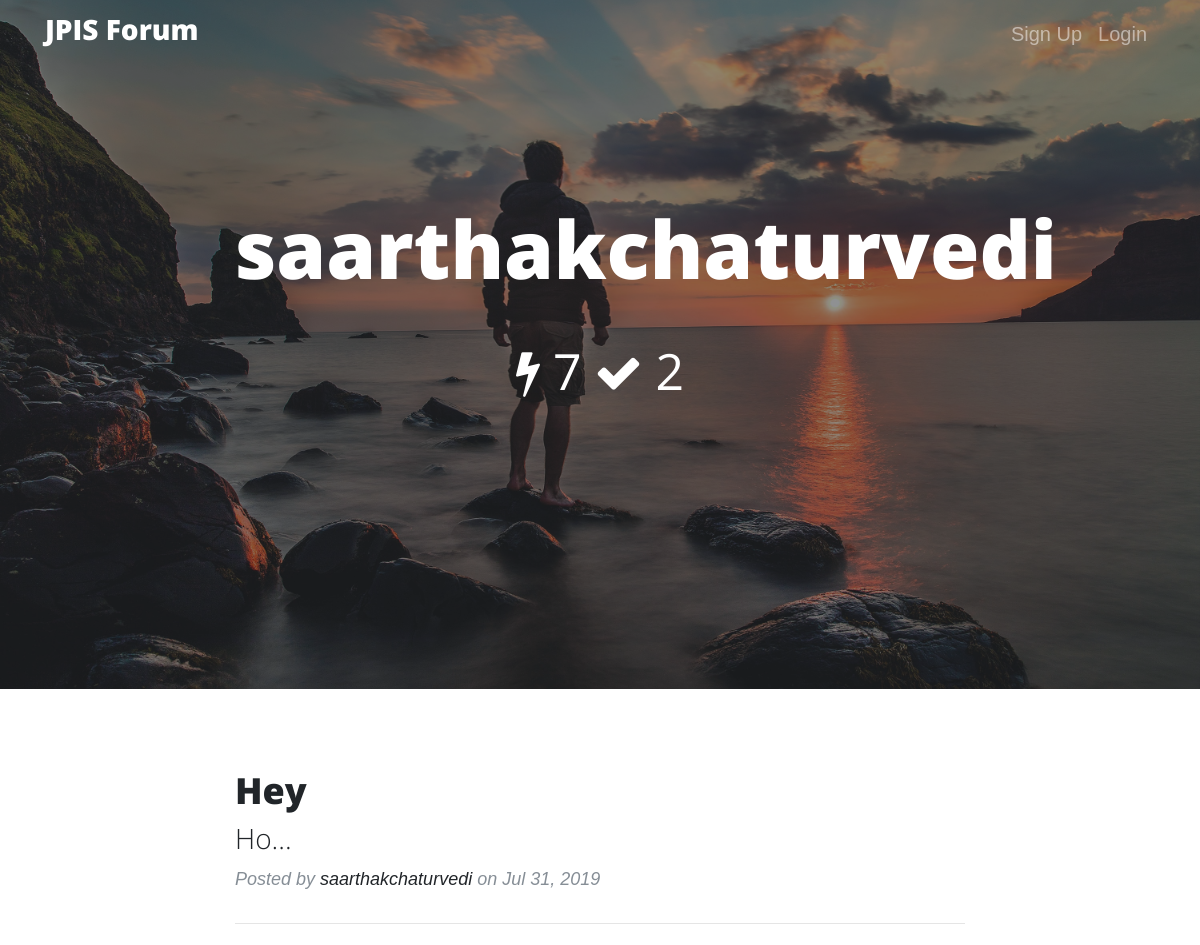
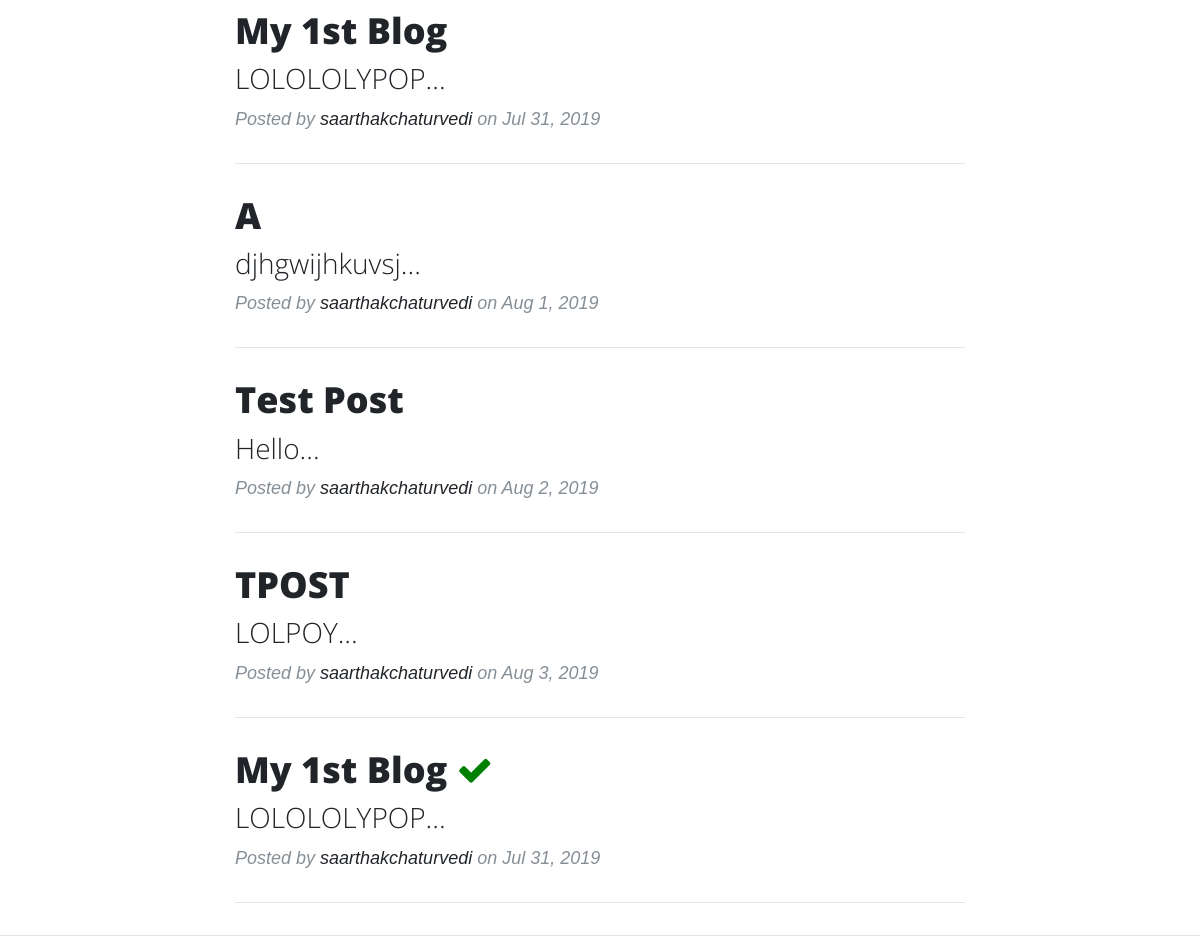
The page /accounts/saarthakchaturvedi on the database its author committed (2 pictures, top to bottom).
### posts/models.py (models this page shows, shortened)
class Post(models.Model):
    title = models.CharField(max_length=200)
    body = models.TextField()
    votes_total = models.IntegerField(default=0)
    pubdate = models.DateTimeField()
    hunter = models.ForeignKey(User, on_delete=models.CASCADE)
    anonymous = models.BooleanField(default=False)
    upvoted_users = models.TextField(default='')
    approved_by = models.TextField(default='')
    post_approved = models.BooleanField(default=False)
    post_approvals = models.IntegerField(default=0)
    post_considered =  models.BooleanField(default=False)
    def preview(self):
        return self.body[:150]
    def pretty_date(self):
        return self.pubdate.strftime('%b %e, %Y')

### accounts/views.py (the view)
# urls.py: path('<slug:user_name>', views.userpage, name='userpage'),
def userpage(request, user_name):
    man = get_object_or_404(User, username=user_name)
    posts = Post.objects.all().filter(hunter=man, post_approved=True)
    considered_posts = Post.objects.all().filter(hunter=man,post_considered=True)
    other_posts = Post.objects.all().filter(hunter=man,post_considered=False)
    num_posts = len(posts)
    num_considered_posts = len(considered_posts)
    num_other_posts = len(other_posts)
    return render(request, 'accounts/userpage.html', {'man': man,'considered': considered_posts, 'posts':posts,'num_posts':num_posts,'num_considered_posts':num_considered_posts,'num_other_posts':num_other_posts})

### accounts/templates/accounts/userpage.html (shortened to what this page needs)
{% load staticfiles %}
<!DOCTYPE html>
<html lang="en">
<head>
  <link rel="stylesheet" href="https://stackpath.bootstrapcdn.com/bootstrap/4.3.1/css/bootstrap.min.css">
  <link href="vendor/fontawesome-free/css/all.min.css" rel="stylesheet" type="text/css">
  <link rel="stylesheet" href="https://stackpath.bootstrapcdn.com/font-awesome/4.7.0/css/font-awesome.min.css">
  <link href="{% static 'css/clean-blog.css' %}" rel="stylesheet"><link rel="stylesheet" href="https://cdnjs.cloudflare.com/ajax/libs/font-awesome/4.7.0/css/font-awesome.min.css">
</head>
<body>
  <nav class="navbar navbar-expand-lg navbar-dark bg-transparent fixed-top">
<div class="container">
  <a class="navbar-brand nav-item-lg active" href="{% url 'home' %}"><h3>JPIS Forum</h3></a>
  <div class="collapse navbar-collapse" id="navbarResponsive">
    <ul class="navbar-nav ml-auto">
      {% if user.is_authenticated %}
          <form id="log" action="{% url 'logout' %}" method="POST" >
            {% csrf_token %}
            <input type="hidden" name="" value="">
            <li class="nav-item">
            <a class="nav-link" href="javascript:{document.getElementById('log').submit()}">Logout</a>
          </li>
          </form>
            <li class="nav-item">
          <a class="nav-link" href="{% url 'create' %}">Post</a>
        </li>
          <span></span>
            <li class="nav-item">
          <a class="nav-link" href="{% url 'userpage' user.username %}"><i class="fa fa-user fa-lg"></i></a>
        </li>
      {% else %}
      <li class="nav-item">
        <a class="nav-link" href="{% url 'signup' %}">Sign Up</a>
      </li>
      <li class="nav-item">
        <a class="nav-link" href="{% url 'login' %}">Login</a>
      </li>
    </ul>
    {% endif %}
  </div>
</div>
</nav>
  <header class="masthead" style="background-image: url({% static 'images/user.jpg' %})">
    <div class="overlay"></div>
    <div class="container">
      <div class="row">
        <div class="col-lg-8 col-md-10 mx-auto">
          <div class="site-heading">
            <h1>{{ man.username }}</h1>
            <br>
            <span class="subheading"><i class="fa fa-bolt fa-2x"></i><b style="font-size: 50px;"> {{ num_posts }}          </b>
               <i class="fa fa-check fa-2x"></i><b style="font-size: 50px;"> {{ num_considered_posts }}</b></span>
               <br><br><br>
          </div>
        </div>
      </div>
    </div>
  </header>
  <div class="container">
    <div class="row">
      <div class="col-lg-8 col-md-10 mx-auto">
        {% for post in posts.all %}
        {% if post.anonymous == False %}
        <div class="post-preview">
          <a href="{% url 'detail' post.id %}">
            <h2 class="post-title">
              {{ post.title }}
            </h2>
            <h3 class="post-subtitle">
              {{ post.preview }}...
            </h3>
          </a>
          <p class="post-meta">Posted by
            {% if post.anonymous %}
            <a href="#">Anonymous</a>
            {% else %}
            <a href="{% url 'userpage' post.hunter %}">{{ post.hunter }}</a>
            {% endif %}
            on {{ post.pretty_date }}</p>
        </div>
        <hr>
        {% endif %}
        {% endfor %}
        {% for post in considered.all %}
        {% if post.anonymous == False %}
        <div class="post-preview">
          <a href="{% url 'detail' post.id %}">
            <h2 class="post-title">
              {{ post.title }}
              <i class="fa fa-check" style="color: green;"></i>
            </h2>
            <h3 class="post-subtitle">
              {{ post.preview }}...
            </h3>
          </a>
          <p class="post-meta">Posted by
            {% if post.anonymous %}
            <a href="#">Anonymous</a>
            {% else %}
            <a href="{% url 'userpage' post.hunter %}">{{ post.hunter }}</a>
            {% endif %}
            on {{ post.pretty_date }}</p>
        </div>
        <hr>
        {% endif %}
        {% endfor %}
      </div>
    </div>
  </div>
  <hr>
</body>
</html>

### jpisforum/static/css/clean-blog.css (style rules this page uses)
body { font-size: 20px; color: #212529; font-family: 'Helvetica', 'Helvetica', serif; }
p { line-height: 1.5; margin: 30px 0; }
p a { text-decoration: underline; }
h1, h2, h3, h4, h5, h6 { font-weight: 800; font-family: 'Open Sans', 'Helvetica Neue', Helvetica, Arial, sans-serif; }
a { color: #212529; -webkit-transition: all 0.2s; transition: all 0.2s; }
header.masthead { margin-bottom: 50px; background: no-repeat center center; background-color: #868e96; background-attachment: scroll; position: relative; background-size: cover; }
header.masthead .overlay { position: absolute; top: 0; left: 0; height: 100%; width: 100%; background-color: #212529; opacity: 0.5; }
header.masthead .page-heading, header.masthead .post-heading, header.masthead .site-heading { padding: 200px 0 150px; color: white; }
@media only screen and (min-width: 768px) { header.masthead .page-heading, header.masthead .post-heading, header.masthead .site-heading { padding: 200px 0; } }
header.masthead .page-heading, header.masthead .site-heading { text-align: center; }
header.masthead .page-heading h1, header.masthead .site-heading h1 { font-size: 50px; margin-top: 0; }
header.masthead .page-heading .subheading, header.masthead .site-heading .subheading { font-size: 24px; font-weight: 300; line-height: 1.1; display: block; margin: 10px 0 0; font-family: 'Open Sans', 'Helvetica Neue', Helvetica, Arial, sans-serif; }
@media only screen and (min-width: 768px) { header.masthead .page-heading h1, header.masthead .site-heading h1 { font-size: 80px; } }
.post-preview > a { color: #212529; }
.post-preview > a > .post-title { font-size: 30px; margin-top: 30px; margin-bottom: 10px; }
.post-preview > a > .post-subtitle { font-weight: 300; margin: 0 0 10px; }
.post-preview > .post-meta { font-size: 18px; font-style: italic; margin-top: 0; color: #868e96; }
.post-preview > .post-meta > a { text-decoration: none; color: #212529; }
@media only screen and (min-width: 768px) { .post-preview > a > .post-title { font-size: 36px; } }

### accounts/templates/accounts/userpage.html (style rules this page uses)
.subheading { font-size: 20px; }

### rows shown on the page
Post: title "Hey", preview "Ho", hunter "saarthakchaturvedi", pretty_date "Jul 31, 2019"
Post: title "My 1st Blog", preview "LOLOLOLYPOP", hunter "saarthakchaturvedi", pretty_date "Jul 31, 2019"
Post: title "A", preview "djhgwijhkuvsj", hunter "saarthakchaturvedi", pretty_date "Aug 1, 2019"
Post: title "Test Post", preview "Hello", hunter "saarthakchaturvedi", pretty_date "Aug 2, 2019"
Post: title "TPOST", preview "LOLPOY", hunter "saarthakchaturvedi", pretty_date "Aug 3, 2019"

### other values the page prints
{{ man.username }} "saarthakchaturvedi"
{{ num_posts }} "7"
{{ num_considered_posts }} "2"
